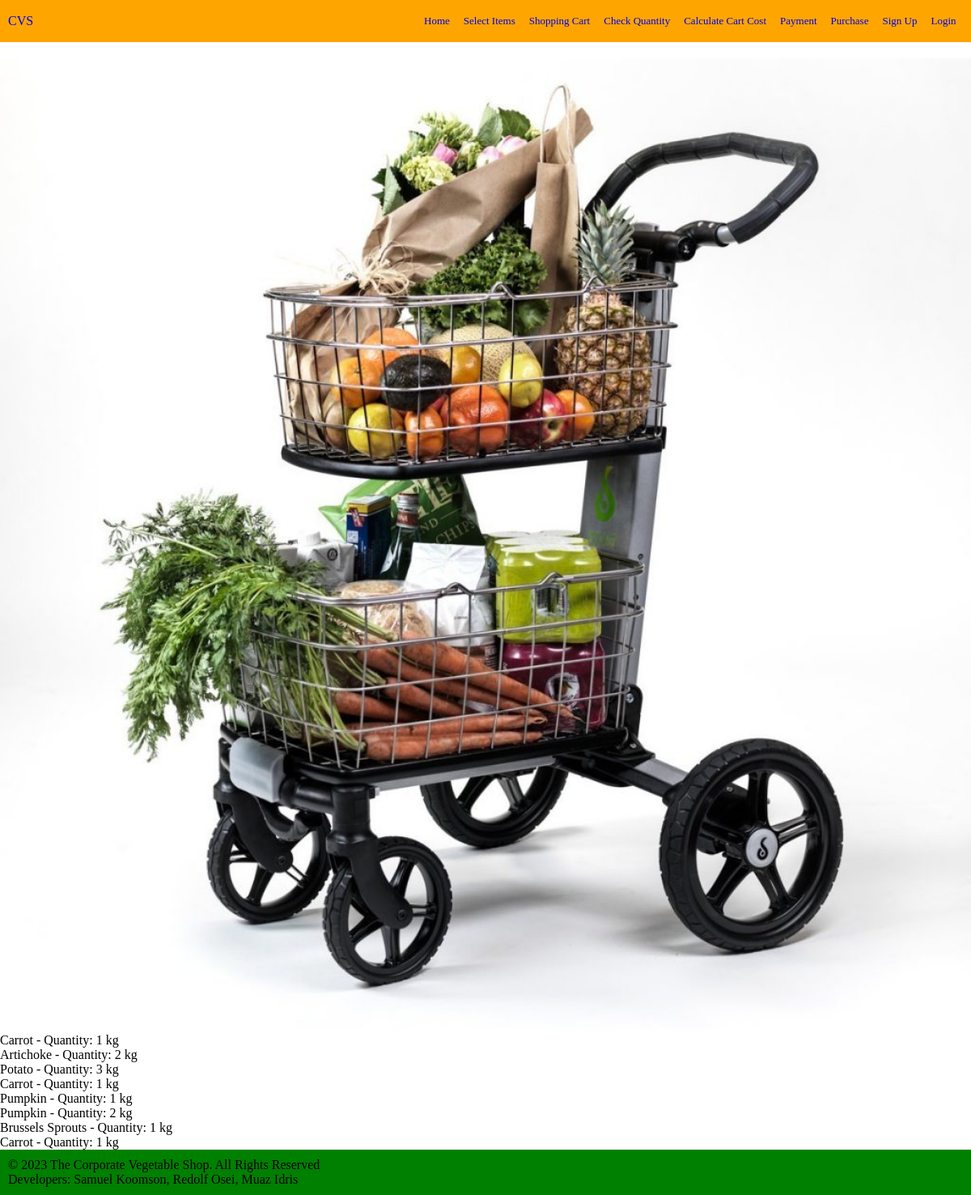
Page /shopping_cart on the earlier database version.
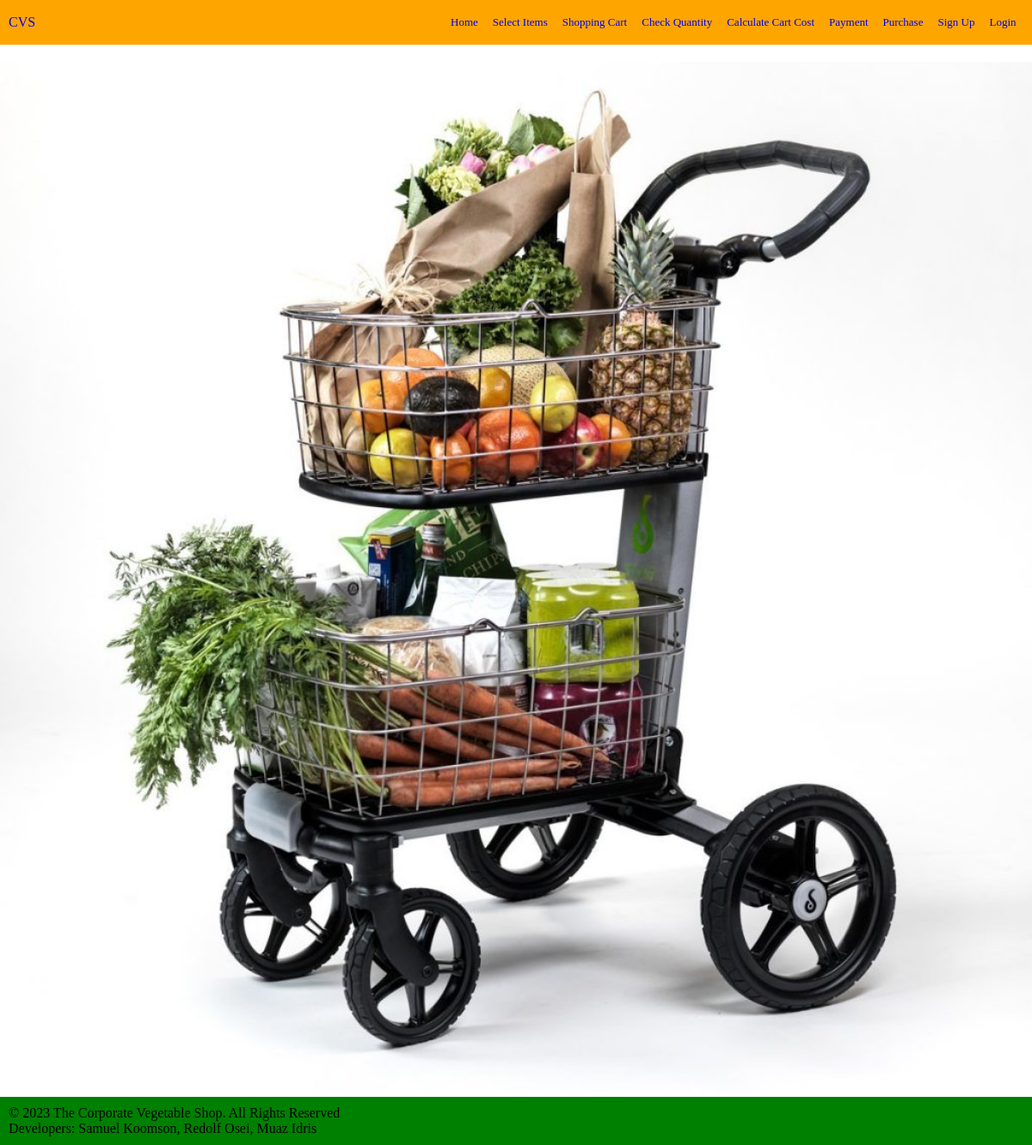
Same page on the later database version.
### app.py (models this page shows)
class ShoppingCart(db.Model):
    id = db.Column(db.Integer, primary_key=True)
    vegetable = db.Column(db.String(100), nullable=False)
    quantity = db.Column(db.Integer, nullable=False)

### app.py (the view)
@app.route('/shopping_cart')
def view_shopping_cart():
    shopping_cart_items = ShoppingCart.query.all()
    return render_template('shopping_cart.html', shopping_cart_items=shopping_cart_items)

### templates/shopping_cart.html
{% extends "base.html" %}
{% block content %}
    <article class="shopping-cart-image">
    <img src="{{ url_for('static', filename='shop_cart.jpg')}}" alt="shopping cart image">
    </article>
    <section>
      <ol>
        {% for item in shopping_cart_items %}
        <li>{{ item.vegetable }} - Quantity: {{item.quantity}} kg</li>
        {% endfor %}
      </ol>
    </section>
{% endblock %}

### templates/base.html (shortened to what this page needs)
<!DOCTYPE html>
<html lang="en">
    <head>
        <link rel="stylesheet" href="{{ url_for('static', filename='styles.css')}}">
    </head>
    <body>
        <header>
            <a href="/">CVS</a>
            <nav>
                <ul>
                    <li><a href="/">Home</a></li>
                    <li><a href="/select_items">Select Items</a></li>
                    <li><a href="/shopping_cart">Shopping Cart</a></li>
                    <li><a href="/check_quantity">Check Quantity</a></li>
                    <li><a href="/calculate_cost">Calculate Cart Cost</a></li>
                    <li><a href="/payment">Payment</a></li>
                    <li><a href="/purchase">Purchase</a></li>
                    <li><a href="#">Sign Up</a></li>
                    <li><a href="#">Login</a></li>
                </ul>
            </nav>
        </header>
      {% block content %}
      {% endblock %}
      <footer>
            <p>&copy; 2023 The Corporate Vegetable Shop. All Rights Reserved</p>
            <p>Developers: Samuel Koomson, Redolf Osei, Muaz Idris</p>
        </footer>
    </body>
</html>

### static/styles.css (style rules this page uses)
* { margin: 0; padding: 0; box-sizing: border-box; }
a { text-decoration:none; }
img { width:100%; }
ul li { list-style:none; }
body { max-width: 100%; overflow-x: hidden; font-family:verdana; }
header { display:flex; justify-content:space-between; align-items:center; background-color: orange; padding: 10px; }
header nav ul { display:flex; align-items:center; }
header nav ul li { font-size:small; margin:0 .5px; padding:.5rem; }
footer { width:100%; background-color: green; padding: 10px; }
.shopping-cart-image img { max-width: 100%; height: auto; margin-top: 20px; }

Differences in the rows shown:
removed ShoppingCart: vegetable "Carrot", quantity "1"
removed ShoppingCart: vegetable "Artichoke", quantity "2"
removed ShoppingCart: vegetable "Potato", quantity "3"
removed ShoppingCart: vegetable "Carrot", quantity "1"
removed ShoppingCart: vegetable "Pumpkin", quantity "1"
removed ShoppingCart: vegetable "Pumpkin", quantity "2"
removed ShoppingCart: vegetable "Brussels Sprouts", quantity "1"
removed ShoppingCart: vegetable "Carrot", quantity "1"
